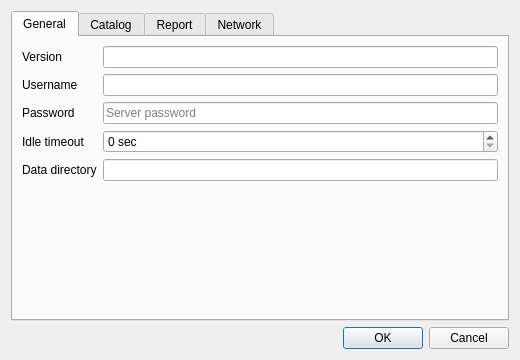
<?xml version="1.0" encoding="UTF-8"?>
<ui version="4.0">
 <class>SettingsDialog</class>
 <widget class="QDialog" name="SettingsDialog">
  <property name="geometry">
   <rect>
    <x>0</x>
    <y>0</y>
    <width>520</width>
    <height>360</height>
   </rect>
  </property>
  <property name="windowTitle">
   <string>ErgoTime Settings</string>
  </property>
  <layout class="QVBoxLayout" name="verticalLayout">
   <item>
    <widget class="QTabWidget" name="tabs">
     <widget class="QWidget" name="generalTab">
      <attribute name="title">
       <string>General</string>
      </attribute>
      <layout class="QFormLayout" name="generalForm">
       <item row="0" column="0">
        <widget class="QLabel" name="versionLabel">
         <property name="text">
          <string>Version</string>
         </property>
         <property name="buddy">
          <cstring>versionEdit</cstring>
         </property>
        </widget>
       </item>
       <item row="0" column="1">
        <widget class="QLineEdit" name="versionEdit">
         <property name="readOnly">
          <bool>true</bool>
         </property>
        </widget>
       </item>
       <item row="1" column="0">
        <widget class="QLabel" name="usernameLabel">
         <property name="text">
          <string>Username</string>
         </property>
         <property name="buddy">
          <cstring>usernameEdit</cstring>
         </property>
        </widget>
       </item>
       <item row="1" column="1">
        <widget class="QLineEdit" name="usernameEdit"/>
       </item>
       <item row="2" column="0">
        <widget class="QLabel" name="passwordLabel">
         <property name="text">
          <string>Password</string>
         </property>
         <property name="buddy">
          <cstring>passwordEdit</cstring>
         </property>
        </widget>
       </item>
       <item row="2" column="1">
        <widget class="QLineEdit" name="passwordEdit">
         <property name="echoMode">
          <enum>QLineEdit::EchoMode::Password</enum>
         </property>
         <property name="placeholderText">
          <string>Server password</string>
         </property>
        </widget>
       </item>
       <item row="3" column="0">
        <widget class="QLabel" name="idleLabel">
         <property name="text">
          <string>Idle timeout</string>
         </property>
         <property name="buddy">
          <cstring>idleSpin</cstring>
         </property>
        </widget>
       </item>
       <item row="3" column="1">
        <widget class="QSpinBox" name="idleSpin">
         <property name="suffix">
          <string> sec</string>
         </property>
         <property name="maximum">
          <number>86400</number>
         </property>
        </widget>
       </item>
       <item row="4" column="0">
        <widget class="QLabel" name="dataDirLabel">
         <property name="text">
          <string>Data directory</string>
         </property>
         <property name="buddy">
          <cstring>dataDirEdit</cstring>
         </property>
        </widget>
       </item>
       <item row="4" column="1">
        <widget class="QLineEdit" name="dataDirEdit">
         <property name="readOnly">
          <bool>true</bool>
         </property>
        </widget>
       </item>
      </layout>
     </widget>
     <widget class="QWidget" name="catalogTab">
      <attribute name="title">
       <string>Catalog</string>
      </attribute>
      <layout class="QFormLayout" name="catalogForm">
       <item row="0" column="0">
        <widget class="QLabel" name="catalogSyncLabel">
         <property name="text">
          <string>Sync interval</string>
         </property>
         <property name="buddy">
          <cstring>catalogSyncSpin</cstring>
         </property>
        </widget>
       </item>
       <item row="0" column="1">
        <widget class="QSpinBox" name="catalogSyncSpin">
         <property name="specialValueText">
          <string>disabled</string>
         </property>
         <property name="suffix">
          <string> sec</string>
         </property>
         <property name="maximum">
          <number>86400</number>
         </property>
        </widget>
       </item>
      </layout>
     </widget>
     <widget class="QWidget" name="reportTab">
      <attribute name="title">
       <string>Report</string>
      </attribute>
      <layout class="QFormLayout" name="reportForm">
       <item row="0" column="0">
        <widget class="QLabel" name="reportSyncLabel">
         <property name="text">
          <string>Sync interval</string>
         </property>
         <property name="buddy">
          <cstring>reportSyncSpin</cstring>
         </property>
        </widget>
       </item>
       <item row="0" column="1">
        <widget class="QSpinBox" name="reportSyncSpin">
         <property name="specialValueText">
          <string>disabled</string>
         </property>
         <property name="suffix">
          <string> sec</string>
         </property>
         <property name="maximum">
          <number>86400</number>
         </property>
        </widget>
       </item>
      </layout>
     </widget>
     <widget class="QWidget" name="networkTab">
      <attribute name="title">
       <string>Network</string>
      </attribute>
      <layout class="QFormLayout" name="networkForm">
       <item row="0" column="0">
        <widget class="QLabel" name="serverLabel">
         <property name="text">
          <string>Server URL</string>
         </property>
         <property name="buddy">
          <cstring>serverEdit</cstring>
         </property>
        </widget>
       </item>
       <item row="0" column="1">
        <widget class="QLineEdit" name="serverEdit"/>
       </item>
       <item row="1" column="0">
        <widget class="QLabel" name="timeoutLabel">
         <property name="text">
          <string>Network timeout</string>
         </property>
         <property name="buddy">
          <cstring>networkTimeoutSpin</cstring>
         </property>
        </widget>
       </item>
       <item row="1" column="1">
        <widget class="QSpinBox" name="networkTimeoutSpin">
         <property name="suffix">
          <string> sec</string>
         </property>
         <property name="minimum">
          <number>1</number>
         </property>
         <property name="maximum">
          <number>600</number>
         </property>
        </widget>
       </item>
      </layout>
     </widget>
    </widget>
   </item>
   <item>
    <widget class="QDialogButtonBox" name="buttonBox">
     <property name="standardButtons">
      <set>QDialogButtonBox::StandardButton::Cancel|QDialogButtonBox::StandardButton::Ok</set>
     </property>
    </widget>
   </item>
  </layout>
 </widget>
 <resources/>
 <connections/>
</ui>
